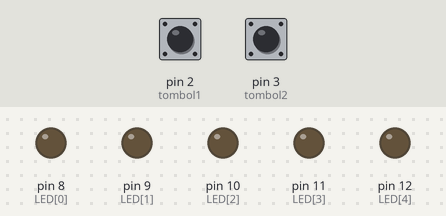
Simulated run of this sketch. Board: Arduino Uno, built with avr-gcc and run on an emulated ATmega328P. Parts: output pins drawn as LEDs (lit = HIGH). Dashed ring = blinking. Inputs (shaded band) come from the test bench; at power-on: pin 3 (tombol2) HIGH, pin 2 (tombol1) HIGH.

Above: at 1.2 s.
1.3 s: pin 3 (tombol2) pulled LOW for 0.15 s
At 1.4 s:
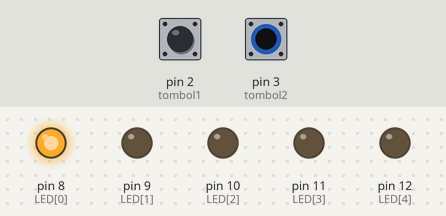
4.3 s: pin 2 (tombol1) pulled LOW for 1 s
At 4.4 s:
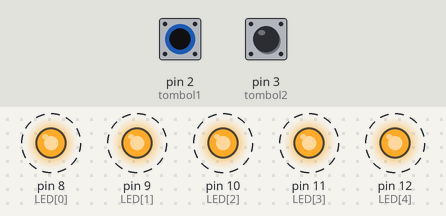
7.3 s: pin 2 (tombol1) pulled LOW for 3.2 s
At 10.6 s:
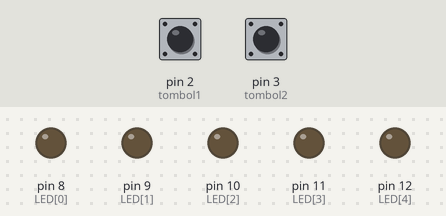
12.0 s: pin 3 (tombol2) pulled LOW for 1 s
At 12.5 s:
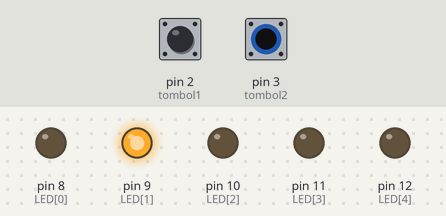
Timing chart, 0 to 15.3 s (numbered marks = the images above; inputs shaded):
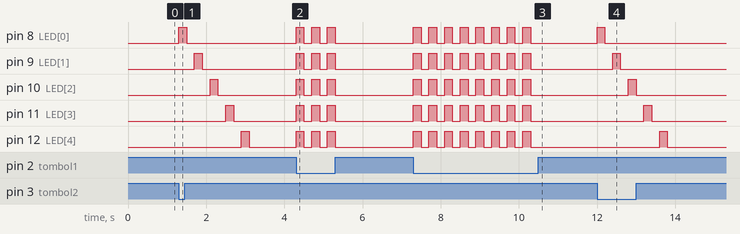

Measured:
- after the input at 1.3 s, pin 8 (LED[0]): LOW → HIGH at once, → LOW 0.20 s later; pin 9 (LED[1]): LOW → HIGH after 0.40 s, → LOW 0.20 s later; pin 10 (LED[2]): LOW → HIGH after 0.80 s, → LOW 0.20 s later; pin 11 (LED[3]): LOW → HIGH after 1.2 s, → LOW 0.20 s later; pin 12 (LED[4]): LOW → HIGH after 1.6 s, → LOW 0.20 s later
- after the input at 4.3 s, pin 8 (LED[0]), pin 9 (LED[1]), pin 10 (LED[2]), pin 11 (LED[3]), pin 12 (LED[4]): alternates HIGH for 0.20 s and LOW for 0.20 s, 6 changes in all, then stays LOW, starting at once
- after the input at 7.3 s, pin 8 (LED[0]), pin 9 (LED[1]), pin 10 (LED[2]), pin 11 (LED[3]), pin 12 (LED[4]): alternates HIGH for 0.20 s and LOW for 0.20 s, 16 changes in all, then stays LOW, starting at once
- after the input at 12.0 s, pin 8 (LED[0]): LOW → HIGH at once, → LOW 0.20 s later; pin 9 (LED[1]): LOW → HIGH after 0.40 s, → LOW 0.20 s later; pin 10 (LED[2]): LOW → HIGH after 0.80 s, → LOW 0.20 s later; pin 11 (LED[3]): LOW → HIGH after 1.2 s, → LOW 0.20 s later; pin 12 (LED[4]): LOW → HIGH after 1.6 s, → LOW 0.20 s later

The sketch:

J6_WHILE_LOOP.ino
```cpp
// https://wokwi.com/projects/444113981297684481

const int tombol1 = 2;
const int tombol2 = 3;
int LED[5] = { 8, 9, 10, 11, 12 };


void setup() {
  pinMode(tombol1, INPUT_PULLUP);
  pinMode(tombol2, INPUT_PULLUP);
  for (int i = 0; i < 5; i++) {
    pinMode(LED[i], OUTPUT);
  }
}

void loop() {
  while (digitalRead(tombol1) == LOW) {
    for (int o = 0; o < 5; o++) {
      digitalWrite(LED[o], HIGH);
    }
    delay(200);
    for (int p = 5; p >= 0; p--) {
      digitalWrite(LED[p], LOW);
    }
    delay(200);
  }

  while (digitalRead(tombol2) == LOW) {
    for (int r = 0; r <= 5; r++)
    {
      digitalWrite(LED[r], HIGH);
      delay(200);
      digitalWrite(LED[r], LOW);
      delay(200);
    }
  }

  for (int q = 0; q < 3; q++) {
    digitalWrite(LED[q], LOW);
  }
}
```
